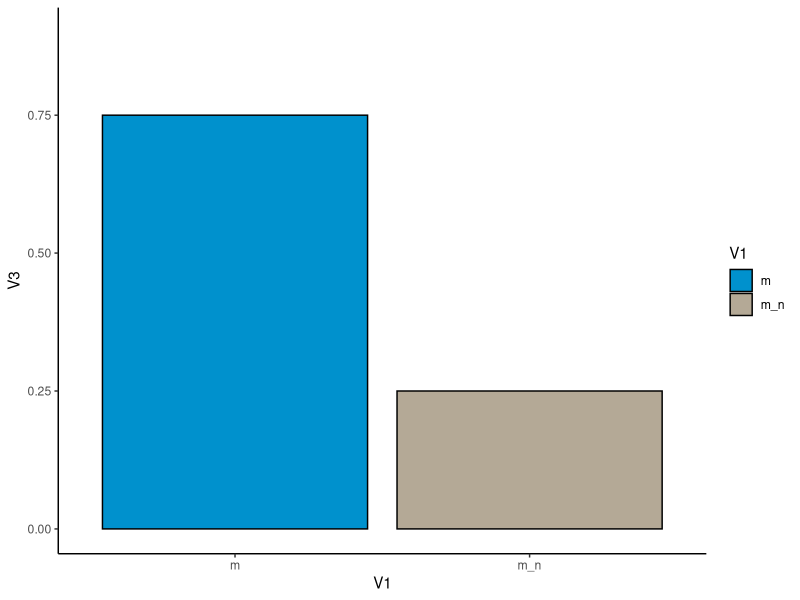
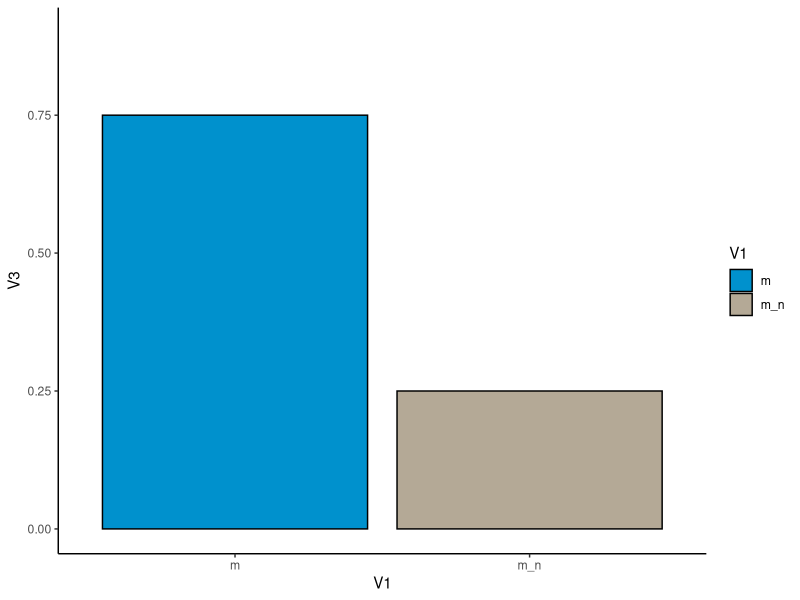

Here is the R script that generated these plots, in order:
library(ggplot2)
setwd("E:/2_sea_metagenomics/6.metabat2/bins_redup_refinem_drep/derep_70_10/4_figure_key_bins/high_abundance_checked/bar_exit_ absence")
mydata=read.csv("metal.csv",header=F)
ggplot(mydata,aes(x=V1,y=V3,fill=V1))+geom_bar(stat="identity",width = 0.9,position ="stack",color = "black")+
  scale_fill_manual(values=c("#0091CD","#B4A996")) + ylim(0,0.9) +  
  theme(panel.background = element_blank(),axis.line = element_line(color = "black"))
ggsave("metal.pdf", width = 3,height = 3,scale = 1,limitsize = FALSE)
